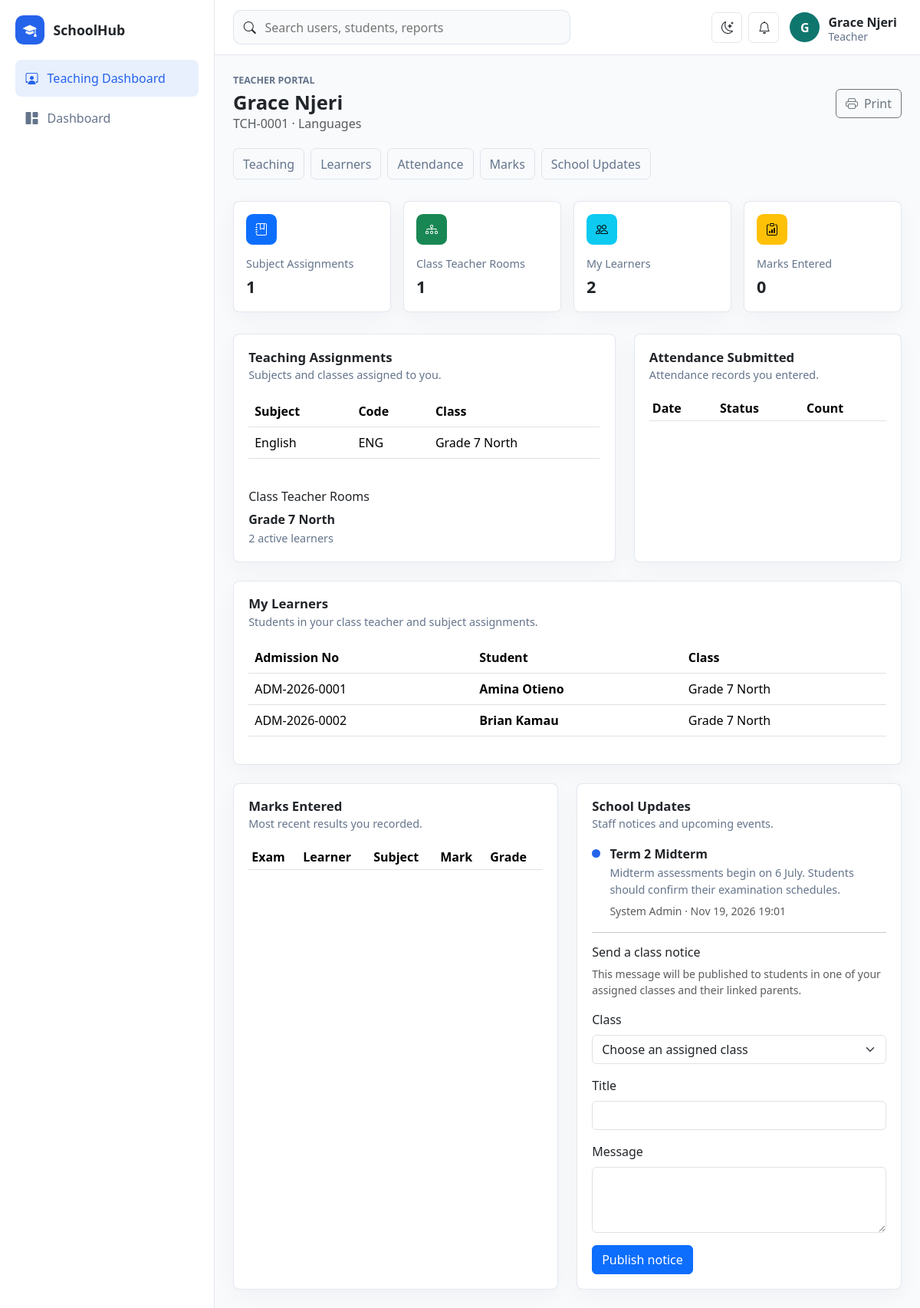
/school/public/teacher-portal (signed in), run on the app's committed database.
### tables this page shows
CREATE TABLE teachers (
    id BIGINT UNSIGNED AUTO_INCREMENT PRIMARY KEY,
    department_id BIGINT UNSIGNED NULL,
    staff_no VARCHAR(60) NOT NULL UNIQUE,
    first_name VARCHAR(100) NOT NULL,
    last_name VARCHAR(100) NOT NULL,
    email VARCHAR(190) NOT NULL UNIQUE,
    phone VARCHAR(40) NULL,
    gender ENUM('male', 'female', 'other') NOT NULL,
    qualification VARCHAR(190) NULL,
    hire_date DATE NULL,
    status ENUM('active', 'leave', 'inactive') NOT NULL DEFAULT 'active',
    created_at TIMESTAMP DEFAULT CURRENT_TIMESTAMP,
    CONSTRAINT fk_teachers_department FOREIGN KEY (department_id) REFERENCES departments(id) ON DELETE SET NULL
);

CREATE TABLE departments (
    id BIGINT UNSIGNED AUTO_INCREMENT PRIMARY KEY,
    name VARCHAR(120) NOT NULL UNIQUE,
    code VARCHAR(30) NOT NULL UNIQUE,
    created_at TIMESTAMP DEFAULT CURRENT_TIMESTAMP
);

CREATE TABLE subjects (
    id BIGINT UNSIGNED AUTO_INCREMENT PRIMARY KEY,
    department_id BIGINT UNSIGNED NULL,
    name VARCHAR(120) NOT NULL,
    code VARCHAR(40) NOT NULL UNIQUE,
    status ENUM('active', 'inactive') NOT NULL DEFAULT 'active',
    created_at TIMESTAMP DEFAULT CURRENT_TIMESTAMP,
    CONSTRAINT fk_subjects_department FOREIGN KEY (department_id) REFERENCES departments(id) ON DELETE SET NULL
);

CREATE TABLE class_streams (
    id BIGINT UNSIGNED AUTO_INCREMENT PRIMARY KEY,
    name VARCHAR(80) NOT NULL,
    stream VARCHAR(40) NOT NULL,
    class_teacher_id BIGINT UNSIGNED NULL,
    capacity INT UNSIGNED NOT NULL DEFAULT 45,
    status ENUM('active', 'inactive') NOT NULL DEFAULT 'active',
    created_at TIMESTAMP DEFAULT CURRENT_TIMESTAMP,
    UNIQUE KEY uq_class_stream (name, stream)
);

CREATE TABLE announcements (
    id BIGINT UNSIGNED AUTO_INCREMENT PRIMARY KEY,
    title VARCHAR(190) NOT NULL,
    body TEXT NOT NULL,
    audience ENUM('all','staff','parents','students') NOT NULL DEFAULT 'all',
    class_stream_id BIGINT UNSIGNED NULL,
    published_at TIMESTAMP NULL,
    created_by BIGINT UNSIGNED NULL,
    created_at TIMESTAMP DEFAULT CURRENT_TIMESTAMP,
    CONSTRAINT fk_announcements_user FOREIGN KEY (created_by) REFERENCES users(id) ON DELETE SET NULL,
    CONSTRAINT fk_announcements_class FOREIGN KEY (class_stream_id) REFERENCES class_streams(id) ON DELETE SET NULL
);

### app/Core/View.php (called while the page is built, shortened)
<?php
final class View
{
    public static function render(string $view, array $data = [], string $layout = 'app'): void
    {
        extract($data, EXTR_SKIP);
        $viewFile = dirname(__DIR__) . "/Views/{$view}.php";
        require $viewFile;
    }
}

### app/Controllers/TeacherPortalController.php (called while the page is built, shortened)
<?php
final class TeacherPortalController
{
    public function index(): void
    {
        $portal = TeacherPortal::byEmail((string)Auth::user()['email']);
        View::render('teacher-portal/index', ['title' => 'My Teaching Dashboard', 'portal' => $portal]);
    }
}

### app/Core/Router.php (called while the page is built, shortened)
<?php
final class Router
{
    private array $routes = [];
    public function get(string $path, array $handler): void
    {
        $this->routes['GET'][$this->normalize($path)] = $handler;
    }
    public function post(string $path, array $handler): void
    {
        $this->routes['POST'][$this->normalize($path)] = $handler;
    }
    public function dispatch(): void
    {
        $method = Request::method();
        $path = Request::path();
        $handler = $this->routes[$method][$path] ?? null;
        [$class, $action] = $handler;
        (new $class())->{$action}();
    }
    private function normalize(string $path): string
    {
        return '/' . trim($path, '/');
    }
}

### public/index.php (called while the page is built, shortened)
<?php
require dirname(__DIR__) . '/app/Core/helpers.php';
$config = require dirname(__DIR__) . '/config/app.php';
$router = new Router();
$router->get('/', [DashboardController::class, 'index']);
$router->get('/login', [AuthController::class, 'showLogin']);
$router->post('/login', [AuthController::class, 'login']);
$router->post('/logout', [AuthController::class, 'logout']);
$router->get('/dashboard', [DashboardController::class, 'index']);
$router->get('/users', [UserController::class, 'index']);
$router->get('/users/create', [UserController::class, 'create']);
$router->post('/users', [UserController::class, 'store']);
$router->get('/users/edit', [UserController::class, 'edit']);
$router->post('/users/update', [UserController::class, 'update']);
$router->post('/users/delete', [UserController::class, 'destroy']);
$router->get('/students', [StudentController::class, 'index']);
$router->get('/students/create', [StudentController::class, 'create']);
$router->post('/students', [StudentController::class, 'store']);
$router->get('/students/edit', [StudentController::class, 'edit']);
$router->post('/students/update', [StudentController::class, 'update']);
$router->post('/students/delete', [StudentController::class, 'destroy']);
$router->get('/student-portal', [StudentPortalController::class, 'index']);
$router->get('/teacher-portal', [TeacherPortalController::class, 'index']);
$router->post('/teacher-portal/announcement', [TeacherPortalController::class, 'announce']);
$router->get('/parent-portal', [ParentPortalController::class, 'index']);
$router->get('/teachers', [TeacherController::class, 'index']);
$router->get('/teachers/create', [TeacherController::class, 'create']);
$router->post('/teachers', [TeacherController::class, 'store']);
$router->get('/teachers/edit', [TeacherController::class, 'edit']);
$router->post('/teachers/update', [TeacherController::class, 'update']);
$router->post('/teachers/delete', [TeacherController::class, 'destroy']);
$router->get('/parents', [ParentController::class, 'index']);
$router->get('/parents/create', [ParentController::class, 'create']);
$router->post('/parents', [ParentController::class, 'store']);
$router->get('/parents/edit', [ParentController::class, 'edit']);
$router->post('/parents/update', [ParentController::class, 'update']);
$router->post('/parents/delete', [ParentController::class, 'destroy']);
$router->get('/classes', [ClassController::class, 'index']);
$router->get('/classes/create', [ClassController::class, 'create']);
$router->post('/classes', [ClassController::class, 'store']);
$router->get('/classes/edit', [ClassController::class, 'edit']);
$router->post('/classes/update', [ClassController::class, 'update']);
$router->post('/classes/delete', [ClassController::class, 'destroy']);
$router->get('/attendance', [AttendanceController::class, 'index']);
$router->post('/attendance', [AttendanceController::class, 'store']);
$router->get('/fees', [FeeController::class, 'index']);
$router->post('/fees/invoice', [FeeController::class, 'invoice']);
$router->post('/fees/payment', [FeeController::class, 'payment']);
$router->get('/exams', [ExamController::class, 'index']);
$router->post('/exams/exam', [ExamController::class, 'exam']);
$router->post('/exams/result', [ExamController::class, 'result']);
$router->get('/operations', [OperationsController::class, 'index']);
$router->get('/operations/form', [OperationsController::class, 'form']);
$router->post('/operations/save', [OperationsController::class, 'save']);
$router->post('/operations/delete', [OperationsController::class, 'destroy']);
$router->get('/reports', [ReportController::class, 'index']);
$router->dispatch();

### app/Models/TeacherPortal.php (called while the page is built, shortened)
<?php
final class TeacherPortal
{
    public static function byEmail(string $email): ?array
    {
        $pdo = Database::connection();
        $stmt = $pdo->prepare(
            'SELECT teachers.*, departments.name AS department_name, users.id AS user_id
             FROM teachers
             JOIN users ON users.email = teachers.email
             LEFT JOIN departments ON departments.id = teachers.department_id
             WHERE teachers.email = :email LIMIT 1'
        );
        $stmt->execute(['email' => $email]);
        $teacher = $stmt->fetch();
        $id = (int)$teacher['id'];
    }
    private static function all(string $sql, array $params): array
    {
        $stmt = Database::connection()->prepare($sql);
        $stmt->execute($params);
        return $stmt->fetchAll();
    }
}

### app/Core/Database.php (called while the page is built, shortened)
<?php
final class Database
{
    private static ?PDO $connection = null;
    public static function connection(): PDO
    {
        if (self::$connection !== null) {
            return self::$connection;
        }
        $config = require dirname(__DIR__, 2) . '/config/database.php';
        $dsn = sprintf(
            'mysql:host=%s;port=%s;dbname=%s;charset=%s',
            $config['host'],
            $config['port'],
            $config['database'],
            $config['charset']
        );
        try {
            self::$connection = new PDO($dsn, $config['username'], $config['password'], [
                PDO::ATTR_ERRMODE => PDO::ERRMODE_EXCEPTION,
                PDO::ATTR_DEFAULT_FETCH_MODE => PDO::FETCH_ASSOC,
                PDO::ATTR_EMULATE_PREPARES => false,
            ]);
        } catch (PDOException $exception) {
            http_response_code(500);
            exit('Database connection failed. Check config/database.php and import database/schema.sql.');
        }
        return self::$connection;
    }
}

### app/Core/helpers.php (called while the page is built, shortened)
<?php
function app_config(string $key, mixed $default = null): mixed
{
    static $config = null;
    $config ??= require dirname(__DIR__, 2) . '/config/app.php';
    return $config[$key] ?? $default;
}
function url(string $path = ''): string
{
    return rtrim(app_config('base_url'), '/') . '/' . ltrim($path, '/');
}
function e(mixed $value): string
{
    return htmlspecialchars((string)$value, ENT_QUOTES, 'UTF-8');
}

### config/app.php (called while the page is built)
<?php
return [
    'name' => 'SchoolHub',
    'base_url' => '/school/public',
    'timezone' => 'Africa/Nairobi',
    'session_name' => 'schoolhub_session',
    'debug' => true,
];

### config/database.php (called while the page is built)
<?php
return [
    'host' => '127.0.0.1',
    'port' => '3306',
    'database' => 'schoolhub',
    'username' => 'root',
    'password' => '',
    'charset' => 'utf8mb4',
];

### app/Views/teacher-portal/index.php (the view, shortened to what this page needs)
<?php $profile = $portal['profile']; ?>
<div class="page-heading student-heading"><div><p class="eyebrow">Teacher Portal</p><h1><?= e($profile['first_name'] . ' ' . $profile['last_name']) ?></h1><p class="text-muted mb-0"><?= e($profile['staff_no']) ?> · <?= e($profile['department_name'] ?? 'Department pending') ?></p></div><button class="btn btn-outline-secondary" type="button" onclick="window.print()"><i class="bi bi-printer me-2"></i>Print</button></div>
<nav class="portal-nav mb-4"><a href="#teaching">Teaching</a><a href="#learners">Learners</a><a href="#attendance">Attendance</a><a href="#results">Marks</a><a href="#school">School Updates</a></nav>
<section class="metric-grid student-metrics"><article class="metric-card"><span class="metric-icon text-bg-primary"><i class="bi bi-journal-bookmark"></i></span><p>Subject Assignments</p><strong><?= e(count($portal['assignments'])) ?></strong></article><article class="metric-card"><span class="metric-icon text-bg-success"><i class="bi bi-diagram-3"></i></span><p>Class Teacher Rooms</p><strong><?= e(count($portal['classrooms'])) ?></strong></article><article class="metric-card"><span class="metric-icon text-bg-info"><i class="bi bi-people"></i></span><p>My Learners</p><strong><?= e(count($portal['students'])) ?></strong></article><article class="metric-card"><span class="metric-icon text-bg-warning"><i class="bi bi-clipboard-data"></i></span><p>Marks Entered</p><strong><?= e(count($portal['results'])) ?></strong></article></section>
<div class="row g-4 mt-1">
<div class="col-xl-7"><section id="teaching" class="panel h-100"><div class="panel-header"><div><h2>Teaching Assignments</h2><p>Subjects and classes assigned to you.</p></div></div><div class="table-responsive"><table class="table align-middle"><thead><tr><th>Subject</th><th>Code</th><th>Class</th></tr></thead><tbody><?php foreach ($portal['assignments'] as $assignment): ?><tr><td><?= e($assignment['subject_name']) ?></td><td><?= e($assignment['code']) ?></td><td><?= e($assignment['class_name'] . ' ' . $assignment['stream']) ?></td></tr><?php endforeach; ?></tbody></table></div><h3 class="h6 mt-4">Class Teacher Rooms</h3><div class="service-list"><?php foreach ($portal['classrooms'] as $classroom): ?><div><strong><?= e($classroom['name'] . ' ' . $classroom['stream']) ?></strong><span><?= e($classroom['student_count']) ?> active learners</span></div><?php endforeach; ?><?php if ($portal['classrooms'] === []): ?><p class="text-muted mb-0">No class teacher assignment.</p><?php endif; ?></div></section></div>
<div class="col-xl-5"><section id="attendance" class="panel h-100"><div class="panel-header"><div><h2>Attendance Submitted</h2><p>Attendance records you entered.</p></div></div><div class="table-responsive"><table class="table table-sm"><thead><tr><th>Date</th><th>Status</th><th>Count</th></tr></thead></table></div></section></div>
<div class="col-12"><section id="learners" class="panel"><div class="panel-header"><div><h2>My Learners</h2><p>Students in your class teacher and subject assignments.</p></div></div><div class="table-responsive"><table class="table align-middle"><thead><tr><th>Admission No</th><th>Student</th><th>Class</th></tr></thead><tbody><?php foreach ($portal['students'] as $student): ?><tr><td><?= e($student['admission_no']) ?></td><td class="fw-semibold"><?= e($student['first_name'] . ' ' . $student['last_name']) ?></td><td><?= e($student['class_name']) ?></td></tr><?php endforeach; ?></tbody></table></div></section></div>
<div class="col-lg-6"><section id="results" class="panel h-100"><div class="panel-header"><div><h2>Marks Entered</h2><p>Most recent results you recorded.</p></div></div><div class="table-responsive"><table class="table table-sm"><thead><tr><th>Exam</th><th>Learner</th><th>Subject</th><th>Mark</th><th>Grade</th></tr></thead></table></div></section></div>
<div class="col-lg-6"><section id="school" class="panel h-100"><div class="panel-header"><div><h2>School Updates</h2><p>Staff notices and upcoming events.</p></div></div><div class="activity-list"><?php foreach ($portal['announcements'] as $announcement): ?><div class="activity-item"><span class="activity-dot"></span><div><strong><?= e($announcement['title']) ?></strong><p class="mb-1"><?= e($announcement['body']) ?></p><small class="text-muted"><?= e($announcement['sender_name']) ?> · <?= e(date('M j, Y H:i', strtotime($announcement['published_at']))) ?></small></div></div><?php endforeach; ?></div><hr><h3 class="h6">Send a class notice</h3><p class="small text-muted">This message will be published to students in one of your assigned classes and their linked parents.</p><form action="<?= e(url('/teacher-portal/announcement')) ?>" method="post" class="row g-3"><div class="col-12"><label class="form-label" for="announcement-class">Class</label><select class="form-select" id="announcement-class" name="class_stream_id" required><option value="">Choose an assigned class</option></select></div><div class="col-12"><label class="form-label" for="announcement-title">Title</label><input class="form-control" id="announcement-title" name="title" maxlength="190" required></div><div class="col-12"><label class="form-label" for="announcement-body">Message</label><textarea class="form-control" id="announcement-body" name="body" rows="3" required></textarea></div><div class="col-12"><button class="btn btn-primary" type="submit" <?= $portal['classes'] === [] ? 'disabled' : '' ?>>Publish notice</button></div></form></section></div>
</div>

### data on the page
teachers: first_name+last_name "Grace Njeri", staff_no "TCH-0001", department.name "Languages"
subjects: name "English", code "ENG", class_streams.name+stream "Grade 7 North"
class_streams: name+stream "Grade 7 North", student_count "2"
announcements: title "Term 2 Midterm", body "Midterm assessments begin on 6 July. Students should confirm their examination schedules.", sender_name "System Admin", published_at "Nov 19, 2026 19:01"

### other printed values
app_config('name') "SchoolHub"
substr(current_user()['name'] ?? 'U', 0, 1) "G"
current_user()['name'] "Grace Njeri"
current_user()['role'] "Teacher"
count($portal['assignments']) "1"
count($portal['classrooms']) "1"
count($portal['students']) "2"
count($portal['results']) "0"
$student['admission_no'] "ADM-2026-0001"
$student['first_name'] . ' ' . $student['last_name'] "Amina Otieno"
$student['class_name'] "Grade 7 North"
$student['admission_no'] "ADM-2026-0002"
$student['first_name'] . ' ' . $student['last_name'] "Brian Kamau"
